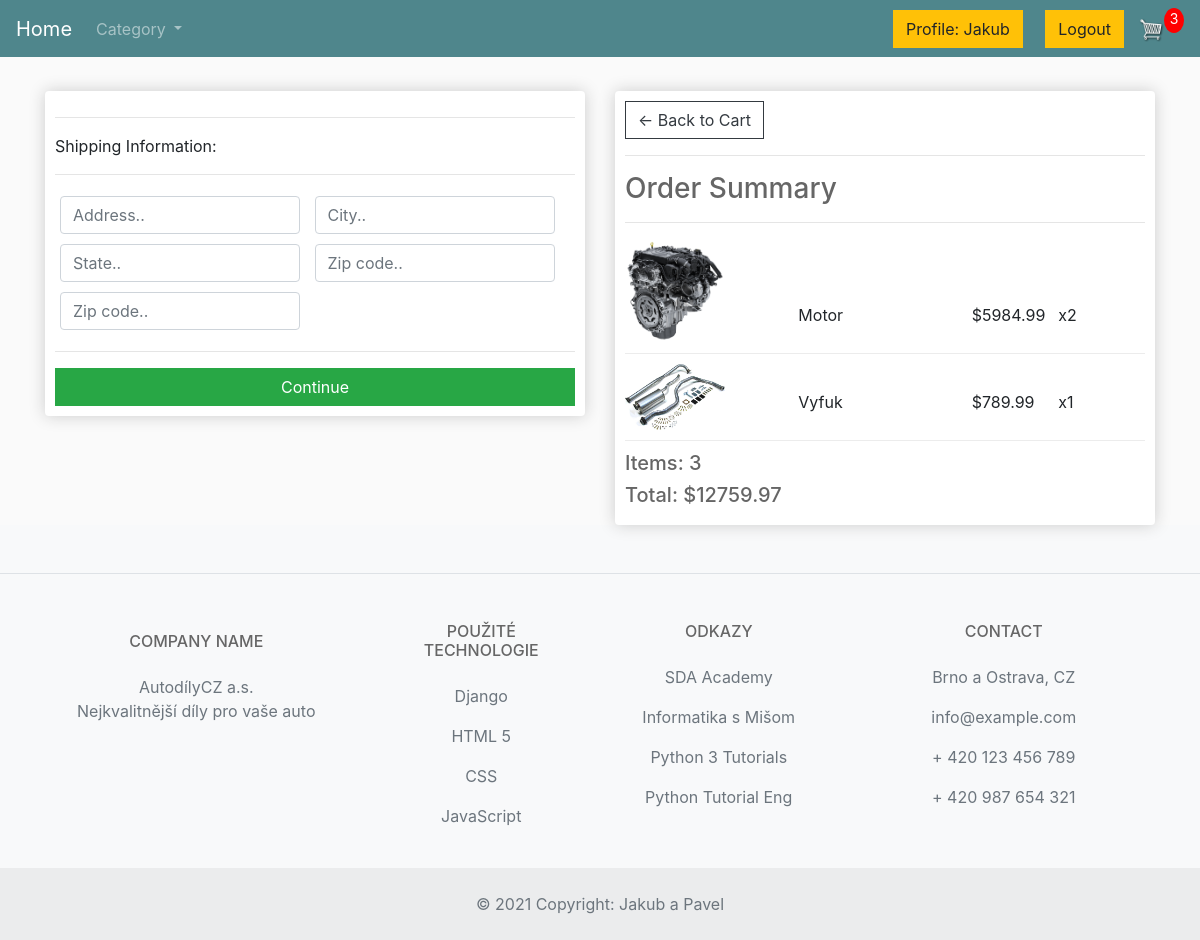
Before: /checkout/ (signed in) with the older database file.
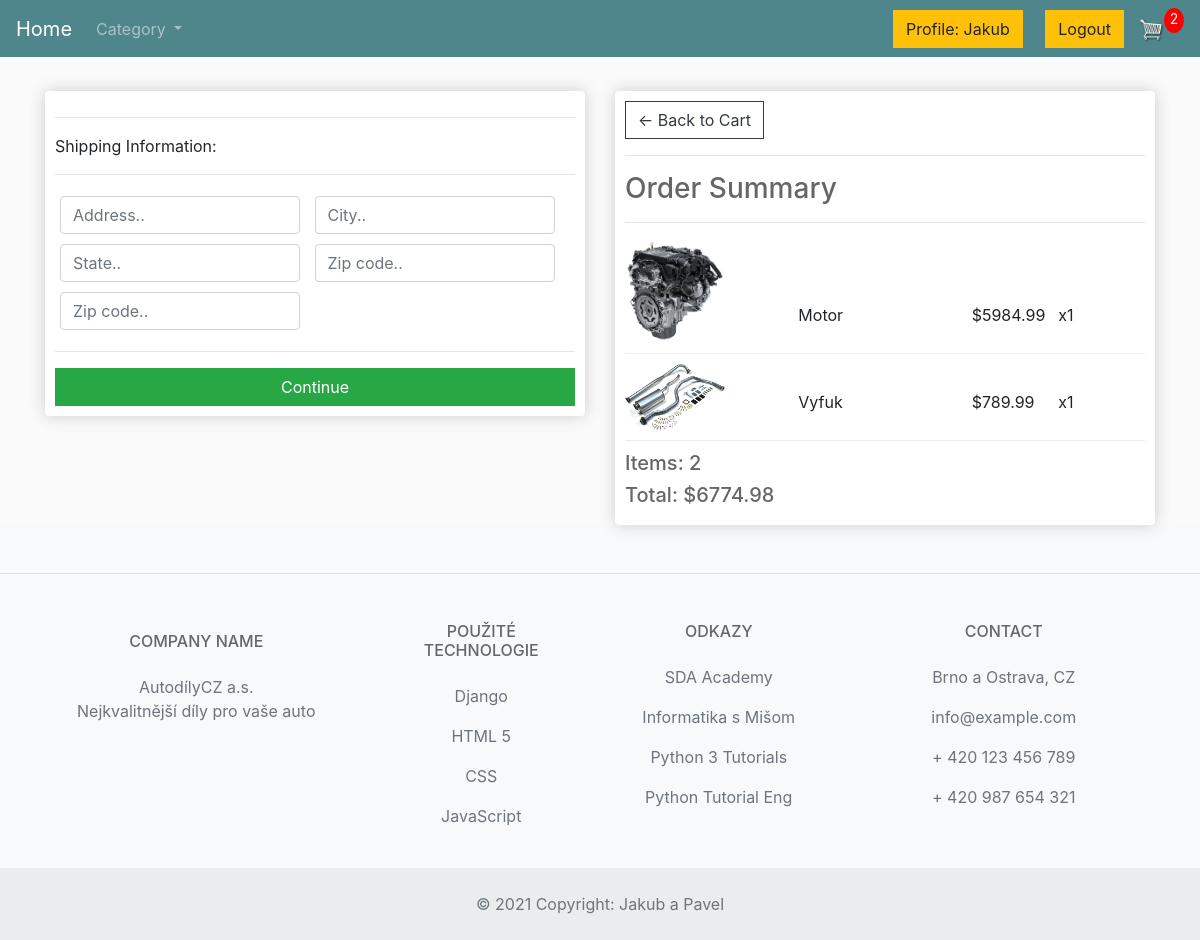
After: the same page with the newer database file.
### store/models.py (models this page shows, shortened)
class OrderItem(models.Model):
    product = models.ForeignKey(Product, on_delete=models.SET_NULL, null=True)
    order = models.ForeignKey(Order, on_delete=models.SET_NULL, null=True)
    quantity = models.IntegerField(default=0, null=True, blank=True)
    date_added = models.DateTimeField(auto_now_add=True)
    @property
    def get_total(self):
        total = self.product.price * self.quantity
        return total

class Order(models.Model):
    customer = models.ForeignKey(Customer, on_delete=models.SET_NULL, null=True, blank=True)
    date_ordered = models.DateTimeField(auto_now_add=True)
    complete = models.BooleanField(default=False)
    transaction_id = models.CharField(max_length=100, null=True)
    @property
    def shipping(self):
        shipping = False
        orderitems = self.orderitem_set.all()
        for i in orderitems:
            if i.product.digital == False:
                shipping = True
        return shipping
    @property
    def get_cart_total(self):
        orderitems = self.orderitem_set.all()
        total = sum([item.get_total for item in orderitems])
        return total
    @property
    def get_cart_items(self):
        orderitems = self.orderitem_set.all()
        total = sum([item.quantity for item in orderitems])
        return total

class Product(models.Model):
    name = models.CharField(max_length=200)
    price = models.FloatField()
    digital = models.BooleanField(default=False, null=True, blank=True)
    Description = models.CharField(max_length=500, default="bez popisu")
    image = models.ImageField(null=True, blank=True)
    category = models.ManyToManyField(Category, related_name='products')
    @property
    def imageURL(self):
        try:
            url = self.image.url
        except:
            url = ''
        return url

### store/views.py (the view)
# urls.py: path('checkout/', views.checkout, name="checkout"),
def checkout(request):
    data = cartData(request)
    categorys = Category.objects.all()
    cartItems = data['cartItems']
    order = data['order']
    items = data['items']
    context = {'items': items, 'order': order, 'cartItems': cartItems, 'categorys': categorys}
    return render(request, 'store/checkout.html', context)

### store/utils.py (called while the page is built)
def cartData(request):
    if request.user.is_authenticated:
        customer = request.user.customer
        order, created = Order.objects.get_or_create(customer=customer, complete=False)
        items = order.orderitem_set.all()
        cartItems = order.get_cart_items
    else:
        cookieData = cookieCart(request)
        cartItems = cookieData['cartItems']
        order = cookieData['order']
        items = cookieData['items']
    return {'cartItems': cartItems, 'order': order, 'items': items}

### store/templates/store/checkout.html (shortened to what this page needs)
{% extends 'store/main.html' %}
{% load static %}
{% block content %}
     <div class="row">
		<div class="col-lg-6">
			<div class="box-element" id="form-wrapper">
				<form id="form">
					<div id="shipping-info">
						<hr>
						<p>Shipping Information:</p>
						<hr>
						<div class="form-field">
							<input class="form-control" type="text" name="address" placeholder="Address..">
						</div>
						<div class="form-field">
							<input class="form-control" type="text" name="city" placeholder="City..">
						</div>
						<div class="form-field">
							<input class="form-control" type="text" name="state" placeholder="State..">
						</div>
						<div class="form-field">
							<input class="form-control" type="text" name="zipcode" placeholder="Zip code..">
						</div>
						<div class="form-field">
							<input class="form-control" type="text" name="country" placeholder="Zip code..">
						</div>
					</div>
					<hr>
					<input id="form-button" class="btn btn-success btn-block" type="submit" value="Continue">
				</form>
			</div>
			<br>
		</div>
		<div class="col-lg-6">
			<div class="box-element">
				<a  class="btn btn-outline-dark" href="{% url 'cart' %}">&#x2190; Back to Cart</a>
				<hr>
				<h3>Order Summary</h3>
				<hr>
				{% for item in items %}
				<div class="cart-row">
					<div style="flex:2"><img class="row-image" src="{{item.product.imageURL}}"></div>
					<div style="flex:2"><p>{{item.product.name}}</p></div>
					<div style="flex:1"><p>${{item.product.price|floatformat:2}}</p></div>
					<div style="flex:1"><p>x{{item.quantity}}</p></div>
				</div>
				{% endfor %}
				<h5>Items:   {{order.get_cart_items}}</h5>
				<h5>Total:   ${{order.get_cart_total|floatformat:2}}</h5>
			</div>
		</div>
	</div>
{% endblock content %}

### store/templates/store/main.html (shortened to what this page needs)
<!DOCTYPE html>
{% load static %}
<html>
<head>
	<link rel="stylesheet" href="https://stackpath.bootstrapcdn.com/bootstrap/4.4.1/css/bootstrap.min.css">
	<link rel="stylesheet" type="text/css" href="{% static 'css/main.css' %}">
</head>
<body>
	<nav class="navbar navbar-expand-lg navbar-dark bg-dark">
	  <a class="navbar-brand" href="{% url 'home' %}">Home</a>
	  <div class="collapse navbar-collapse" id="navbarSupportedContent">
	    <ul class="navbar-nav mr-auto">
		  	<li class="nav-item dropdown">
        <a class="nav-link dropdown-toggle" href="#" id="navbarDropdownMenuLink" data-toggle="dropdown" aria-haspopup="true" aria-expanded="false">
          Category
        </a>
            </li>
	    </ul>
	    <div class="form-inline my-2 my-lg-0">
            {% if request.user.is_authenticated %}
                <a class="btn btn-warning" href="{% url 'profile' %}" >Profile: {{ request.user.username }}</a>
            {% endif %}
<p>   &nbsp; &nbsp; &nbsp;</p>
            {% if request.user.is_authenticated %}
            <a href="{% url 'logout' %}" class="btn btn-warning">Logout</a>
            {% endif %}
	     	<a href="{% url 'cart' %}">
	    		<img  id="cart-icon" src="{% static 'images/cart.png' %}">
	    	</a>
	    	<p id="cart-total">{{cartItems}}</p>
	    </div>
	  </div>
	</nav>
     <div class="container" >
            <br>
            {% block content %}
            {% endblock content %}
         </div>
<footer class="text-center text-lg-start bg-light text-muted">
  <section
    class="d-flex justify-content-center justify-content-lg-between p-4 border-bottom"
  >
  </section>
  <section class="">
    <div class="container text-center text-md-start mt-5">
      <div class="row mt-3">
        <div class="col-md-3 col-lg-4 col-xl-3 mx-auto mb-4">
          <h6 class="text-uppercase fw-bold mb-4">
            </i>Company name
          </h6>
          <p>
            AutodílyCZ a.s.<br>
			  Nejkvalitnější díly pro vaše auto
          </p>
        </div>
        <div class="col-md-2 col-lg-2 col-xl-2 mx-auto mb-4">
          <h6 class="text-uppercase fw-bold mb-4">
            Použité technologie
          </h6>
          <p>
            <a href="https://www.djangoproject.com/" class="text-reset">Django</a>
          </p>
          <p>
            <a href="https://www.w3schools.com/html/" class="text-reset">HTML 5</a>
          </p>
          <p>
            <a href="https://www.w3schools.com/css/" class="text-reset">CSS</a>
          </p>
          <p>
            <a href="https://www.javascript.com/" class="text-reset">JavaScript</a>
          </p>
        </div>
        <div class="col-md-3 col-lg-2 col-xl-2 mx-auto mb-4">
          <h6 class="text-uppercase fw-bold mb-4">
            Odkazy
          </h6>
          <p>
            <a href="https://sdacademy.cz/" class="text-reset">SDA Academy</a>
          </p>
          <p>
            <a href="https://www.youtube.com/channel/UChfHPD-cztBLoI-DJyRoSDQ" class="text-reset">Informatika s Mišom</a>
          </p>
          <p>
            <a href="https://youtube.com/playlist?list=PL9n3wo1YKCEge8OeAweKqzeqXA6fSaSXq" class="text-reset">Python 3 Tutorials</a>
          </p>
          <p>
            <a href="https://youtube.com/playlist?list=PLsyeobzWxl7poL9JTVyndKe62ieoN-MZ3" class="text-reset">Python Tutorial Eng</a>
          </p>
        </div>
        <div class="col-md-4 col-lg-3 col-xl-3 mx-auto mb-md-0 mb-4">
          <h6 class="text-uppercase fw-bold mb-4">
            Contact
          </h6>
          <p> Brno a Ostrava, CZ</p>
          <p>
            info@example.com
          </p>
          <p> + 420 123 456 789</p>
          <p> + 420 987 654 321</p>
        </div>
      </div>
    </div>
  </section>
  <div class="text-center p-4" style="background-color: rgba(0, 0, 0, 0.05);">
    © 2021 Copyright:
    <a class="text-reset fw-bold" href="https://github.com/JakubPatoprsty/eshop">Jakub a Pavel</a>
  </div>
</footer>
</body>
</html>

Changed rows visible on the page:
changed OrderItem "Motor": quantity "2" → "1"
changed through a linked row, Order: get_cart_items "3" → "2"; get_cart_total "12759.97" → "6774.98"
Other visible differences:
{{ cartItems }}: "3" → "2"
